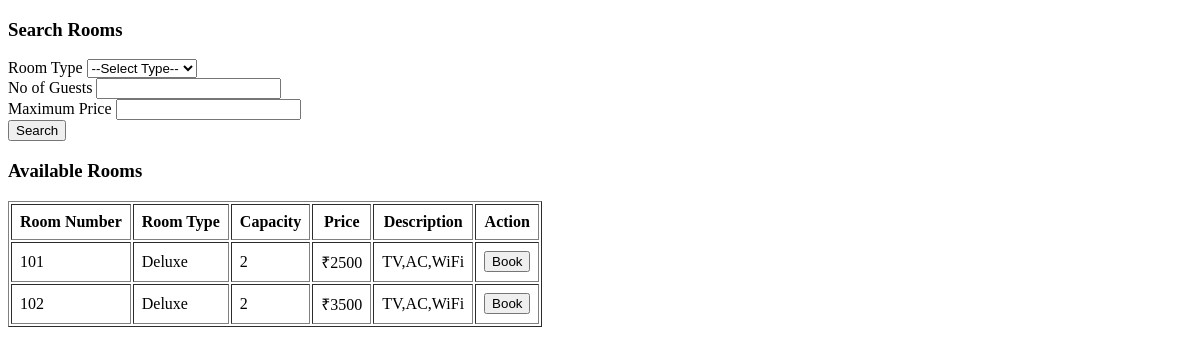
Before: /search with the older database file.
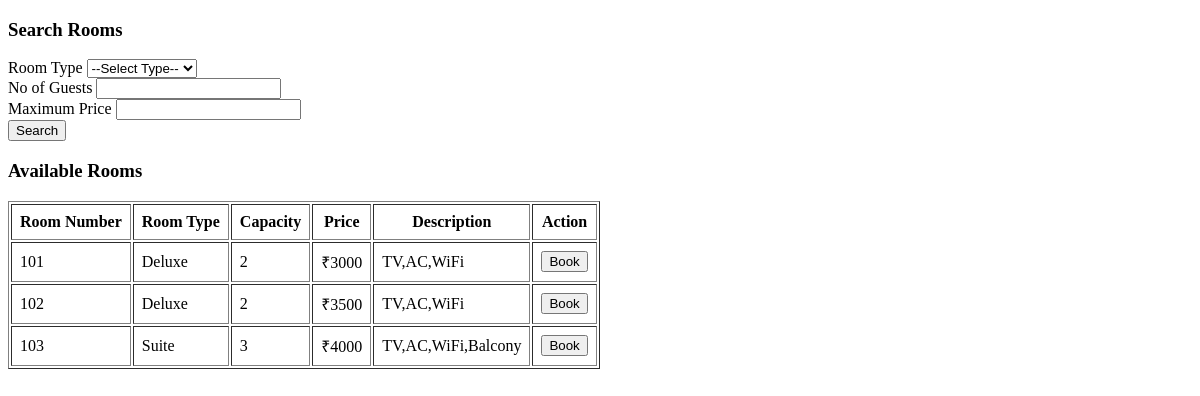
After: the same page with the newer database file.
### app/models/room.py (models this page shows)
class Room(Base):
    __tablename__="rooms"
    id=Column(Integer,primary_key=True,index=True)
    room_num=Column(Integer,nullable=False,unique=True)
    status=Column(String,nullable=False)
    room_type=Column(String,nullable=False)
    price=Column(Integer,nullable=False)
    description=Column(String,nullable=False)
    capacity=Column(Integer,nullable=False)

### main.py (the view)
@app.get("/search",response_class=HTMLResponse)
def search(request:Request,
           room_type:str="",
           capacity:int=None,
           price:int=None
):
    db=SessionLocal()
    query=db.query(Room).filter(Room.status=="Available")
    if room_type:
        query=query.filter(Room.room_type==room_type)
    if capacity:
        query=query.filter(Room.capacity>=capacity)
    if price:
        query = query.filter(Room.price<=price)
    rooms=query.all()
    if not rooms:
        db.close()
        return "No Available Rooms"
    db.close()
    return templates.TemplateResponse("search.html",
                                      {"request":request,
                                      "rooms":rooms
                                      })

### app/templates/search.html (shortened to what this page needs)
<!DOCTYPE html>
<html lang="en">
<head>
</head>
<body>
  <h3>Search Rooms</h3>
  <form action="/search" method=GET>
  <label for="room_type">Room Type</label>
  <select name="room_type">
    <option  value="">--Select Type--</option>
  </select>
  <br>
  <label for="capacity">No of Guests</label>
  <input type="number" name="capacity" required>
  <br>
  <label for="price">Maximum Price</label>
  <input type="number" name="price">
  <br>
  <button>Search</button>
  </form>
  <h3>Available Rooms</h3>
<table border="1" cellpadding="8">
    <tr>
        <th>Room Number</th>
        <th>Room Type</th>
        <th>Capacity</th>
        <th>Price</th>
        <th>Description</th>
        <th>Action</th>
    </tr>
    {% if rooms %}
        {% for room in rooms %}
        <tr>
            <td>{{ room.room_num }}</td>
            <td>{{ room.room_type }}</td>
            <td>{{ room.capacity }}</td>
            <td>₹{{ room.price }}</td>
            <td>{{ room.description }}</td>
            <td>
                <a href="/room/{{ room.id }}">
                    <button>Book</button>
                </a>
            </td>
        </tr>
        {% endfor %}
    {% else %}
        <tr>
            <td colspan="6">No rooms available.</td>
        </tr>
    {% endif %}
</table>
</body>
</html>

Changed rows visible on the page:
changed Room (number 1 of 3 on the later page): price "2500" → "3000"
added Room: room_num "103", room_type "Suite", capacity "3", price "4000", description "TV,AC,WiFi,Balcony"
